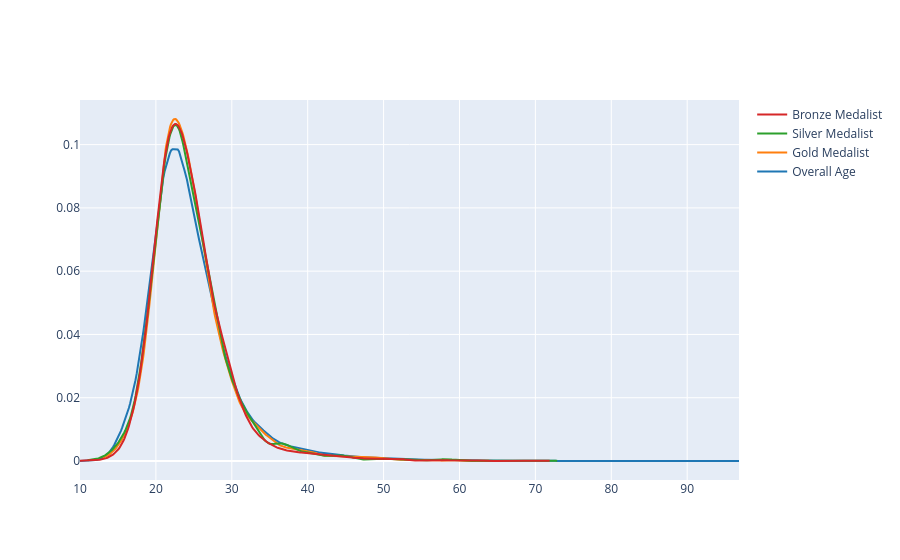

Source (notebook cell):
### Code cell
fig = ff.create_distplot([x1,x2,x3,x4], ['Overall Age', 'Gold Medalist', 'Silver Medalist', 'Bronze Medalist'], show_hist=False, show_rug=False)
fig.show()

### Figure 1 — Plotly figure (JSON) as saved in the notebook; plotly's stock layout.template omitted (floating-point values rounded to 4 significant figures; data arrays with more than 128 entries replaced by an {"elided": "..."} marker saying what was removed)
{"data": [{"legendgroup": "Overall Age", "marker": {"color": "rgb(31, 119, 180)"}, "mode": "lines", "name": "Overall Age", "showlegend": true, "type": "scatter", "x": {"elided": "500 float values"}, "xaxis": "x", "y": {"elided": "500 float values"}, "yaxis": "y"}, {"legendgroup": "Gold Medalist", "marker": {"color": "rgb(255, 127, 14)"}, "mode": "lines", "name": "Gold Medalist", "showlegend": true, "type": "scatter", "x": {"elided": "500 float values"}, "xaxis": "x", "y": {"elided": "500 float values"}, "yaxis": "y"}, {"legendgroup": "Silver Medalist", "marker": {"color": "rgb(44, 160, 44)"}, "mode": "lines", "name": "Silver Medalist", "showlegend": true, "type": "scatter", "x": {"elided": "500 float values"}, "xaxis": "x", "y": {"elided": "500 float values"}, "yaxis": "y"}, {"legendgroup": "Bronze Medalist", "marker": {"color": "rgb(214, 39, 40)"}, "mode": "lines", "name": "Bronze Medalist", "showlegend": true, "type": "scatter", "x": {"elided": "500 float values"}, "xaxis": "x", "y": {"elided": "500 float values"}, "yaxis": "y"}], "layout": {"barmode": "overlay", "hovermode": "closest", "legend": {"traceorder": "reversed"}, "xaxis": {"anchor": "y2", "domain": [0, 1], "zeroline": false}, "yaxis": {"anchor": "free", "domain": [0, 1], "position": 0}}}
